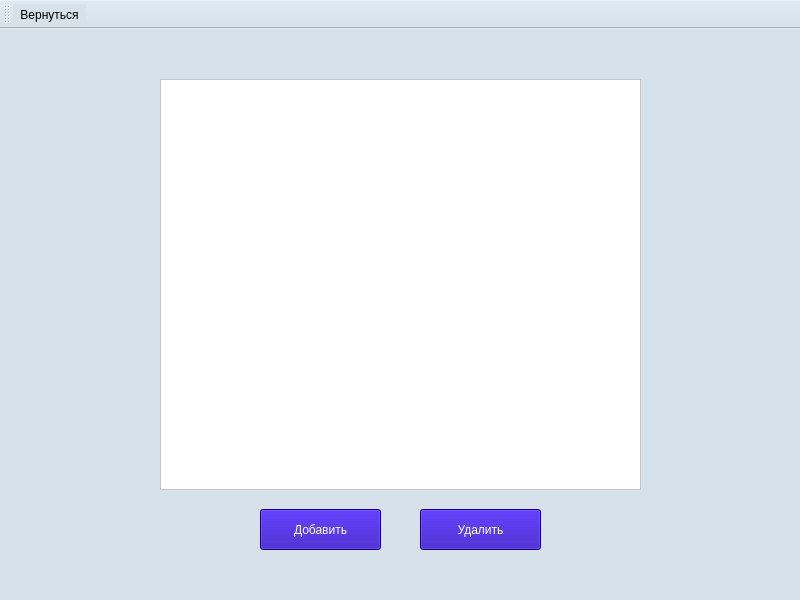
<?xml version="1.0" encoding="UTF-8"?>
<ui version="4.0">
 <class>Admin</class>
 <widget class="QMainWindow" name="Admin">
  <property name="geometry">
   <rect>
    <x>0</x>
    <y>0</y>
    <width>800</width>
    <height>600</height>
   </rect>
  </property>
  <property name="windowTitle">
   <string>MainWindow</string>
  </property>
  <property name="styleSheet">
   <string notr="true">background: #D7E1E9;</string>
  </property>
  <widget class="QWidget" name="centralwidget">
   <widget class="QTableView" name="tableView">
    <property name="geometry">
     <rect>
      <x>160</x>
      <y>50</y>
      <width>481</width>
      <height>411</height>
     </rect>
    </property>
    <property name="styleSheet">
     <string notr="true">background: white;
color: black;</string>
    </property>
   </widget>
   <widget class="QPushButton" name="pushButton_2">
    <property name="geometry">
     <rect>
      <x>420</x>
      <y>480</y>
      <width>121</width>
      <height>41</height>
     </rect>
    </property>
    <property name="styleSheet">
     <string notr="true">background: #2300B0;
color: white;</string>
    </property>
    <property name="text">
     <string>Удалить</string>
    </property>
   </widget>
   <widget class="QPushButton" name="pushButton">
    <property name="geometry">
     <rect>
      <x>260</x>
      <y>480</y>
      <width>121</width>
      <height>41</height>
     </rect>
    </property>
    <property name="styleSheet">
     <string notr="true">background: #2300B0;
color: white;</string>
    </property>
    <property name="text">
     <string>Добавить</string>
    </property>
   </widget>
  </widget>
  <widget class="QMenuBar" name="menubar">
   <property name="geometry">
    <rect>
     <x>0</x>
     <y>0</y>
     <width>800</width>
     <height>22</height>
    </rect>
   </property>
  </widget>
  <widget class="QToolBar" name="toolBar">
   <property name="windowTitle">
    <string>toolBar</string>
   </property>
   <attribute name="toolBarArea">
    <enum>TopToolBarArea</enum>
   </attribute>
   <attribute name="toolBarBreak">
    <bool>false</bool>
   </attribute>
   <addaction name="action"/>
  </widget>
  <action name="action">
   <property name="icon">
    <iconset resource="Resource.qrc">
     <normaloff>:/IMG/pkL_aLB4L_I.jpg</normaloff>:/IMG/pkL_aLB4L_I.jpg</iconset>
   </property>
   <property name="text">
    <string>Вернуться</string>
   </property>
   <property name="toolTip">
    <string>Вернуться</string>
   </property>
  </action>
 </widget>
 <resources>
  <include location="Resource.qrc"/>
 </resources>
 <connections/>
</ui>
